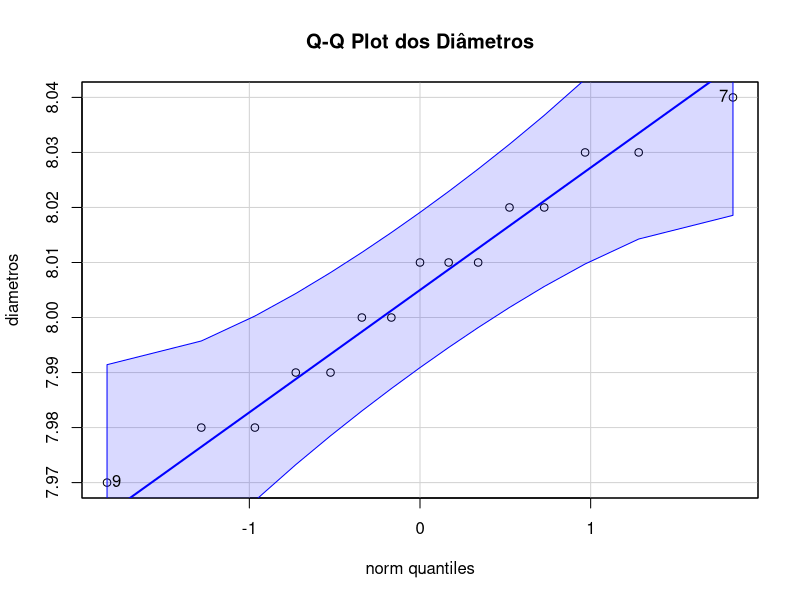
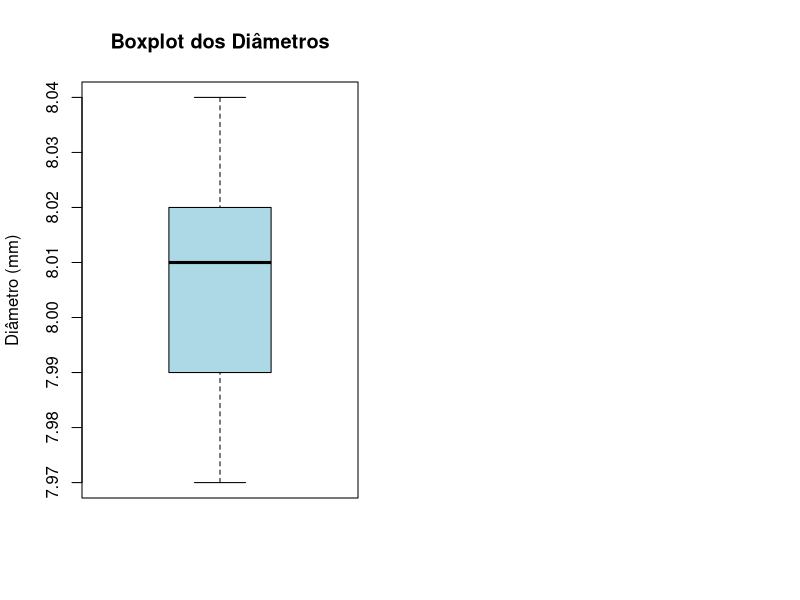

Write R code to recreate these figures, in order. (Note: this script raises an error after producing the figures.)
diametros <- c(8.01, 7.99, 8.03, 8.02, 7.98, 8.00, 8.04, 8.01,
               7.97, 8.02, 8.00, 7.99, 8.03, 8.01, 7.98)


library(car)
qqPlot(diametros, main = "Q-Q Plot dos Diâmetros")

par(mfrow = c(1, 2))

boxplot(diametros,
        main = "Boxplot dos Diâmetros",
        ylab = "Diâmetro (mm)",
        col = "lightblue")

qqPlot(diametros,
       simulate = TRUE,
       main = "Gráfico Q-Q Simulado",
       xlab = "Quantis Teóricos Normalizados",
       ylab = "Diâmetros (mm)",
       pch = 16)

par(mfrow = c(1, 1))
